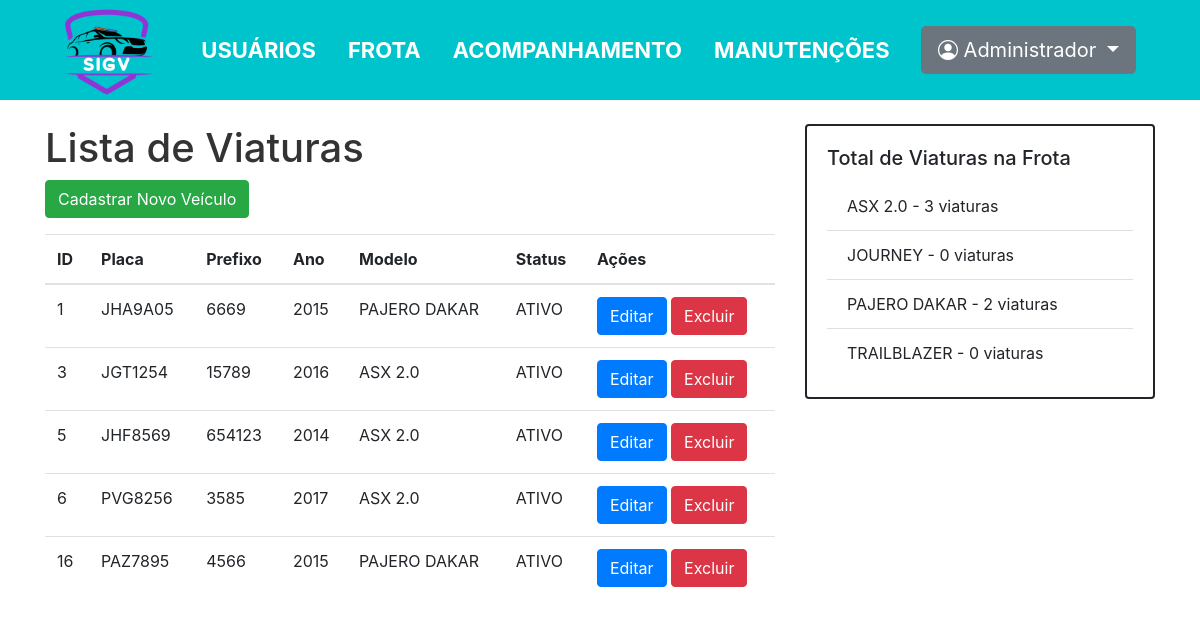
/SIGV/viaturas.php (signed in), run on the app's committed database.
### tables this page shows
CREATE TABLE `viaturas` (
  `id` int(11) NOT NULL,
  `placa` varchar(45) DEFAULT NULL,
  `prefixo` varchar(45) DEFAULT NULL,
  `ano` year(4) DEFAULT NULL,
  `id_modelo` int(11) DEFAULT NULL,
  `id_tipo_manutencao` int(11) DEFAULT 1
);

CREATE TABLE `modelos_viaturas` (
  `id` int(11) NOT NULL,
  `modelo` varchar(45) DEFAULT NULL
);

CREATE TABLE `tipo_manutencoes` (
  `id` int(11) NOT NULL,
  `manutencao` varchar(45) DEFAULT NULL
);

### SIGV/viaturas.php (the view, shortened to what this page needs)
<?php
include ("conexao.php");
if (isset($_SESSION['nome_usuario'])) {
    $nome_usuario = $_SESSION['nome_usuario'];
}
$contagem_viaturas = "SELECT m.modelo AS Modelo, COUNT(v.id_modelo) AS Unidades
FROM modelos_viaturas m
LEFT JOIN viaturas v ON m.id = v.id_modelo
GROUP BY m.id";
$resultado_contagem = mysqli_query($mysqli, $contagem_viaturas);
$consulta_adm = "SELECT adm FROM usuarios WHERE nome = '$nome_usuario'";
$resultado_adm = $mysqli->query($consulta_adm);
if ($resultado_adm) {
    if ($resultado_adm->num_rows > 0) {
        $row = $resultado_adm->fetch_assoc();
        $adm = $row['adm'];
    }
}
?>
<!DOCTYPE html>
<html lang="pt-br">
<head>
    <link rel="stylesheet" href="assets/css/style.css">
    <link rel="stylesheet" href="https://cdn.jsdelivr.net/npm/bootstrap@4.6.2/dist/css/bootstrap.min.css"
>
    <link href="https://cdn.jsdelivr.net/npm/bootstrap-icons/font/bootstrap-icons.css" rel="stylesheet">
</head>
<body>
    <header>
        <nav class="navbar navbar-expand-lg">
            <div class="container-fluid p-5">
                <a class="navbar-brand" href="bem-vindo.php"><img src="assets/imagens/logo.png" alt="Logo" width="90"
                        height="90" class="d-inline-block align-text-top"></a>
                <ul class="nav menu">
                    <li class="nav-item">
                        <a class="nav-link" aria-current="page" href="usuarios.php">USUÁRIOS</a>
                    </li>
                    <li class="nav-item">
                        <a class="nav-link" href="viaturas.php">FROTA</a>
                    </li>
                    <li class="nav-item">
                        <a class="nav-link" href="acompanhamento.php">ACOMPANHAMENTO</a>
                    </li>
                    <li class="nav-item">
                        <a class="nav-link" href="manutencoes.php">MANUTENÇÕES</a>
                    </li>
                </ul>
                <div class="dropdown">
                    <button class="btn btn-secondary btn-lg dropdown-toggle" type="button" data-toggle="dropdown"
                        aria-expanded="false">
                        <i class="bi bi-person-circle"></i><?php
                        echo "  $nome_usuario"; ?>
                    </button>
                </div>
            </div>
        </nav>
    </header>
    <div class="container">
        <div class="row pt-4">
            <div class="col-md-8">
                <h1>Lista de Viaturas</h1>
                <div class="pb-3">
                    <a href="cadastra_viatura.php" class="btn btn-success">Cadastrar Novo Veículo</a>
                </div>
                <table class="table">
                    <thead>
                        <tr>
                            <th>ID</th>
                            <th>Placa</th>
                            <th>Prefixo</th>
                            <th>Ano</th>
                            <th>Modelo</th>
                            <th>Status</th>
                            <th>Ações</th>
                        </tr>
                    </thead>
                    <tbody>
                        <?php
                        $sql_select = "SELECT viaturas.id,
                viaturas.placa,
                viaturas.prefixo,
                modelos_viaturas.modelo,
                viaturas.ano,
                tipo_manutencoes.manutencao
                FROM `viaturas`
                INNER JOIN modelos_viaturas ON viaturas.id_modelo = modelos_viaturas.id
                INNER JOIN tipo_manutencoes ON viaturas.id_tipo_manutencao = tipo_manutencoes.id;";
                        $resultado = $mysqli->query($sql_select);
                        while ($row = $resultado->fetch_assoc()) {
                            ?>
                            <tr>
                                <td><?php echo $row['id']; ?></td>
                                <td><?php echo $row['placa']; ?></td>
                                <td><?php echo $row['prefixo']; ?></td>
                                <td><?php echo $row['ano']; ?></td>
                                <td><?php echo $row['modelo']; ?></td>
                                <td><?php echo $row['manutencao']; ?></td>
                                <td>
                                    <a href="editar_viatura.php?id=<?php echo $row['id']; ?>"
                                        class="btn btn-primary">Editar</a>
                                    <form action="" method="POST" style="display: inline;">
                                        <?php if ($adm == 1): ?>
                                            <form action="" method="POST" style="display: inline;">
                                                <button type="submit" class="btn btn-danger">Excluir</button>
                                            </form>
                                        <?php endif; ?>
                                    </form>
                                </td>
                            </tr>
                        <?php } ?>
                    </tbody>
                </table>
            </div>
            <div class="col-md-4">
                <div class="card" style="border: solid 2px;">
                    <div class="card-body">
                        <h5 class="card-title">Total de Viaturas na Frota</h5>
                        <ul class="list-group list-group-flush">
                            <?php while ($row = mysqli_fetch_assoc($resultado_contagem)): ?>
                                <li class="list-group-item"><?php echo $row['Modelo']; ?> - <?php echo $row['Unidades']; ?>
                                    viaturas</li>
                            <?php endwhile; ?>
                        </ul>
                    </div>
                </div>
            </div>
        </div>
    </div>
</body>
</html>

### SIGV/assets/css/style.css (style rules this page uses)
* { padding: 0; margin: 0; }
.navbar { background-color: #00C4CC !important; max-height: 100px; }
.nav-link { color: #fff !important; }
.menu { font-family: 'Inter', sans-serif; font-size: 22px; font-weight: bold; }
body { margin: 0; padding: 0; background-color: #f0f0f0; font-family: Arial, sans-serif; height: 100vh; }
header { width: 100%; }
h1 { font-size: 2em; color: #333; }

### data on the page
viaturas: id "1", placa "JHA9A05", prefixo "6669", ano "2015", id_modelo.modelo "PAJERO DAKAR", id_tipo_manutencao.manutencao "ATIVO"
viaturas: id "3", placa "JGT1254", prefixo "15789", ano "2016", id_modelo.modelo "ASX 2.0", id_tipo_manutencao.manutencao "ATIVO"
viaturas: id "5", placa "JHF8569", prefixo "654123", ano "2014", id_modelo.modelo "ASX 2.0", id_tipo_manutencao.manutencao "ATIVO"
viaturas: id "6", placa "PVG8256", prefixo "3585", ano "2017", id_modelo.modelo "ASX 2.0", id_tipo_manutencao.manutencao "ATIVO"
viaturas: id "16", placa "PAZ7895", prefixo "4566", ano "2015", id_modelo.modelo "PAJERO DAKAR", id_tipo_manutencao.manutencao "ATIVO"

### other printed values
$nome_usuario "Administrador"
$row['Modelo'] "ASX 2.0"
$row['Unidades'] "3"
$row['Modelo'] "JOURNEY"
$row['Unidades'] "0"
$row['Modelo'] "PAJERO DAKAR"
$row['Unidades'] "2"
$row['Modelo'] "TRAILBLAZER"
